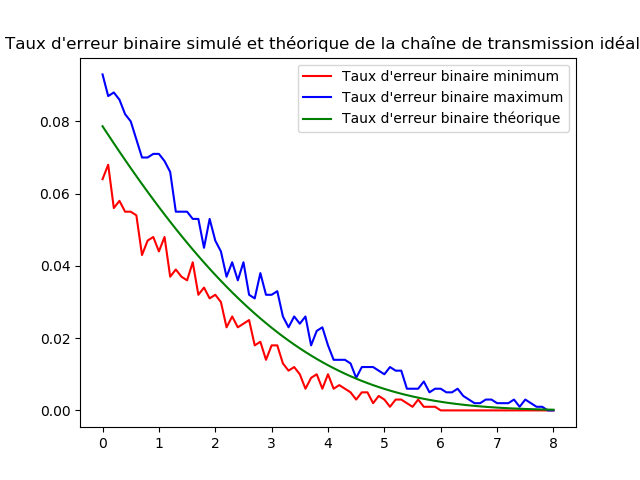

Write Julia code to recreate this figure.
teb_min = zeros(81);
teb_max = zeros(81);

taille_message = 1000;
surechantillonnage = 30;
taille_formant = 30;
formant_base = formantcos(surechantillonnage*taille_formant+1, surechantillonnage);
formant_filtre = formantcos(surechantillonnage*taille_formant+1, surechantillonnage);

for x = collect(0:0.1:8)
    i = Int(x*10) + 1
    current_teb_min = 1;
    current_teb_max = 0;
    for y = collect(1:10)
        temp_teb = erreur_function(x, taille_message, surechantillonnage, formant_base, formant_filtre);
        if temp_teb > current_teb_max
            current_teb_max = temp_teb;
        end
        if temp_teb < current_teb_min
            current_teb_min = temp_teb;
        end
    end
    teb_min[i] = current_teb_min;
    teb_max[i] = current_teb_max;
end
x = collect(0:0.1:8)
y = zeros(length(x))
for i = collect(1:length(x))
    y[i] = 0.5 * erfc(sqrt(10^(x[i]/10)))
end
plot(x, teb_min, "red", x, teb_max, "blue", x, y, "green")
title("Taux d'erreur binaire simulé et théorique de la chaîne de transmission idéale")
legend(["Taux d'erreur binaire minimum", "Taux d'erreur binaire maximum", "Taux d'erreur binaire théorique"])
savefig("courbe_ideale_simulee.png")
